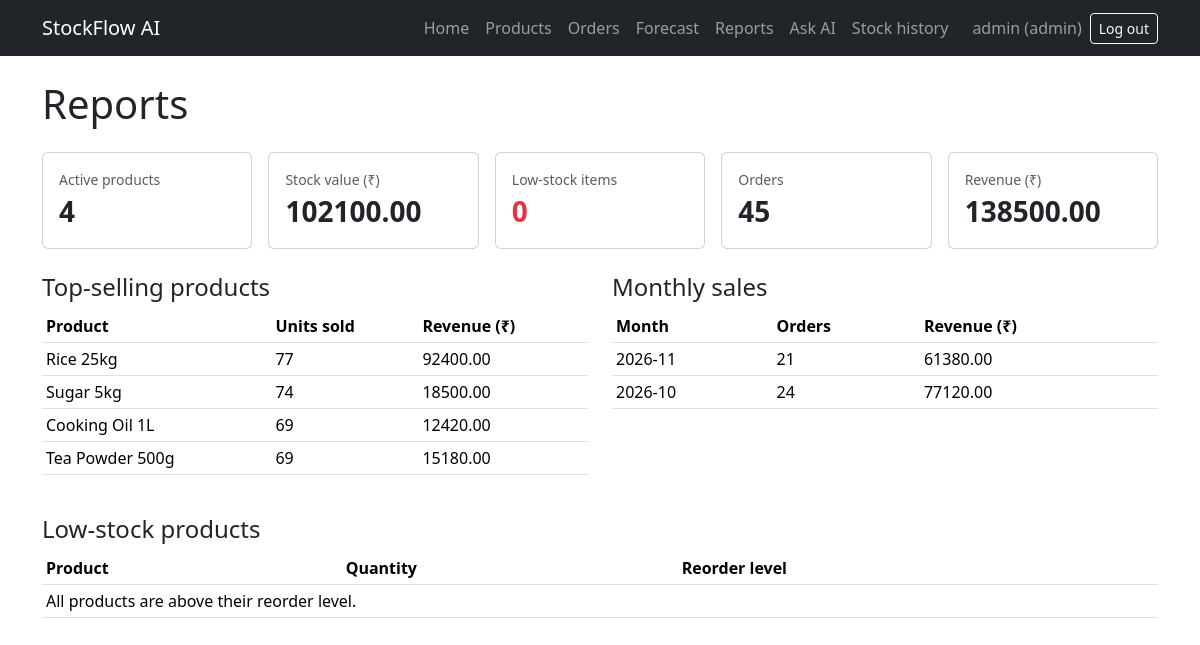
The app's page /reports (signed in) with its own data.
### app/models.py (models this page shows, shortened)
class User(UserMixin, db.Model):
    __tablename__ = "users"
    id = db.Column(db.Integer, primary_key=True)
    username = db.Column(db.String(80), unique=True, nullable=False)
    password_hash = db.Column(db.String(255), nullable=False)
    role = db.Column(db.String(20), nullable=False, default="staff")
    @property
    def is_admin(self):
        return self.role == "admin"

class Product(db.Model):
    id = db.Column(db.Integer, primary_key=True)
    name = db.Column(db.String(120), unique=True, nullable=False)
    quantity = db.Column(db.Integer, nullable=False, default=0)
    price = db.Column(db.Float, nullable=False)
    reorder_level = db.Column(db.Integer, nullable=False, default=10)
    is_active = db.Column(db.Boolean, nullable=False, default=True)

### app/tools.py (the view)
    @app.route("/reports")
    @admin_required
    def reports():
        return render_template(
            "reports.html",
            summary=inventory_summary(),
            top_products=top_selling_products(),
            months=monthly_sales(),
            low_stock=low_stock_products(),
        )

### app/auth.py (called while the page is built)
@login_manager.user_loader
def load_user(user_id):
    return db.session.get(User, int(user_id))

def admin_required(view):
    @wraps(view)
    def wrapped(*args, **kwargs):
        if not current_user.is_authenticated:
            return login_manager.unauthorized()
        if not current_user.is_admin:
            abort(403)
        return view(*args, **kwargs)
    return wrapped

### app/reports.py (called while the page is built)
def top_selling_products(limit=5):
    quantity_sold = func.sum(OrderItem.quantity).label("quantity_sold")
    revenue = func.sum(OrderItem.quantity * OrderItem.unit_price).label("revenue")
    query = (
        select(Product.name, quantity_sold, revenue)
        .join(OrderItem, OrderItem.product_id == Product.id)
        .group_by(Product.id, Product.name)
        .order_by(quantity_sold.desc(), Product.name)
        .limit(limit)
    )
    return [
        {"name": row.name, "quantity_sold": row.quantity_sold, "revenue": float(row.revenue)}
        for row in db.session.execute(query)
    ]

def monthly_sales():
    month = func.strftime("%Y-%m", Order.created_at).label("month")
    order_total = func.count(func.distinct(Order.id)).label("orders")
    revenue = func.sum(OrderItem.quantity * OrderItem.unit_price).label("revenue")
    query = (
        select(month, order_total, revenue)
        .join(OrderItem, OrderItem.order_id == Order.id)
        .group_by(month)
        .order_by(month.desc())
    )
    return [
        {"month": row.month, "orders": row.orders, "revenue": float(row.revenue)}
        for row in db.session.execute(query)
    ]

def low_stock_products():
    query = (
        select(Product)
        .where(Product.is_active.is_(True), Product.quantity < Product.reorder_level)
        .order_by(Product.quantity)
    )
    return db.session.execute(query).scalars().all()

### app/templates/reports.html (shortened to what this page needs)
{% extends "base.html" %}
{% block content %}
    <h1>Reports</h1>
    <div class="row g-3 mt-2">
        <div class="col-6 col-md">
            <div class="card"><div class="card-body">
                <div class="text-muted small">Active products</div>
                <div class="fs-3 fw-bold">{{ summary.total_products }}</div>
            </div></div>
        </div>
        <div class="col-6 col-md">
            <div class="card"><div class="card-body">
                <div class="text-muted small">Stock value (₹)</div>
                <div class="fs-3 fw-bold">{{ "%.2f"|format(summary.stock_value) }}</div>
            </div></div>
        </div>
        <div class="col-6 col-md">
            <div class="card"><div class="card-body">
                <div class="text-muted small">Low-stock items</div>
                <div class="fs-3 fw-bold text-danger">{{ summary.low_stock_count }}</div>
            </div></div>
        </div>
        <div class="col-6 col-md">
            <div class="card"><div class="card-body">
                <div class="text-muted small">Orders</div>
                <div class="fs-3 fw-bold">{{ summary.order_count }}</div>
            </div></div>
        </div>
        <div class="col-6 col-md">
            <div class="card"><div class="card-body">
                <div class="text-muted small">Revenue (₹)</div>
                <div class="fs-3 fw-bold">{{ "%.2f"|format(summary.revenue) }}</div>
            </div></div>
        </div>
    </div>
    <div class="row mt-4">
        <div class="col-md-6">
            <h4>Top-selling products</h4>
            <table class="table table-sm">
                <thead><tr><th>Product</th><th>Units sold</th><th>Revenue (₹)</th></tr></thead>
                <tbody>
                    {% for row in top_products %}
                        <tr>
                            <td>{{ row.name }}</td>
                            <td>{{ row.quantity_sold }}</td>
                            <td>{{ "%.2f"|format(row.revenue) }}</td>
                        </tr>
                    {% else %}
                        <tr><td colspan="3">No sales yet.</td></tr>
                    {% endfor %}
                </tbody>
            </table>
        </div>
        <div class="col-md-6">
            <h4>Monthly sales</h4>
            <table class="table table-sm">
                <thead><tr><th>Month</th><th>Orders</th><th>Revenue (₹)</th></tr></thead>
                <tbody>
                    {% for row in months %}
                        <tr>
                            <td>{{ row.month }}</td>
                            <td>{{ row.orders }}</td>
                            <td>{{ "%.2f"|format(row.revenue) }}</td>
                        </tr>
                    {% else %}
                        <tr><td colspan="3">No sales yet.</td></tr>
                    {% endfor %}
                </tbody>
            </table>
        </div>
    </div>
    <h4 class="mt-4">Low-stock products</h4>
    <table class="table table-sm">
        <thead><tr><th>Product</th><th>Quantity</th><th>Reorder level</th></tr></thead>
        <tbody>
            {% for product in low_stock %}
                <tr>
                    <td>{{ product.name }}</td>
                    <td class="text-danger fw-bold">{{ product.quantity }}</td>
                    <td>{{ product.reorder_level }}</td>
                </tr>
            {% else %}
                <tr><td colspan="3">All products are above their reorder level.</td></tr>
            {% endfor %}
        </tbody>
    </table>
{% endblock %}

### app/templates/base.html (shortened to what this page needs)
<!DOCTYPE html>
<html lang="en">
<head>
    <link href="https://cdn.jsdelivr.net/npm/bootstrap@5.3.3/dist/css/bootstrap.min.css" rel="stylesheet">
</head>
<body>
    <nav class="navbar navbar-expand navbar-dark bg-dark">
        <div class="container">
            <a class="navbar-brand" href="{{ url_for('home') }}">StockFlow AI</a>
            <div class="navbar-nav align-items-center">
                <a class="nav-link" href="{{ url_for('home') }}">Home</a>
                {% if current_user.is_authenticated %}
                    <a class="nav-link" href="{{ url_for('products') }}">Products</a>
                    <a class="nav-link" href="{{ url_for('orders') }}">Orders</a>
                    <a class="nav-link" href="{{ url_for('forecast') }}">Forecast</a>
                    {% if current_user.is_admin %}
                        <a class="nav-link" href="{{ url_for('reports') }}">Reports</a>
                        <a class="nav-link" href="{{ url_for('ask') }}">Ask AI</a>
                        <a class="nav-link" href="{{ url_for('stock_history') }}">Stock history</a>
                    {% endif %}
                    <span class="navbar-text ms-3 me-2">
                        {{ current_user.username }} ({{ current_user.role }})
                    </span>
                    <form method="post" action="{{ url_for('logout') }}" class="d-inline">
                        <button type="submit" class="btn btn-sm btn-outline-light">Log out</button>
                    </form>
                {% else %}
                    <a class="nav-link" href="{{ url_for('about') }}">About</a>
                    <a class="nav-link" href="{{ url_for('login') }}">Log in</a>
                {% endif %}
            </div>
        </div>
    </nav>
    <main class="container mt-4">
        {% block content %}{% endblock %}
    </main>
</body>
</html>

### records on screen
User: username "admin", role "admin"
Product: name "Rice 25kg", quantity_sold "77", revenue "92400.00"
Product: name "Sugar 5kg", quantity_sold "74", revenue "18500.00"
Product: name "Cooking Oil 1L", quantity_sold "69", revenue "12420.00"
Product: name "Tea Powder 500g", quantity_sold "69", revenue "15180.00"

### other values on screen
{{ summary.total_products }} "4"
{{ "%.2f"|format(summary.stock_value) }} "102100.00"
{{ summary.low_stock_count }} "0"
{{ summary.order_count }} "45"
{{ "%.2f"|format(summary.revenue) }} "138500.00"
{{ row.month }} "2026-11" "2026-10"
{{ row.orders }} "21" "24"
{{ "%.2f"|format(row.revenue) }} "61380.00" "77120.00"
